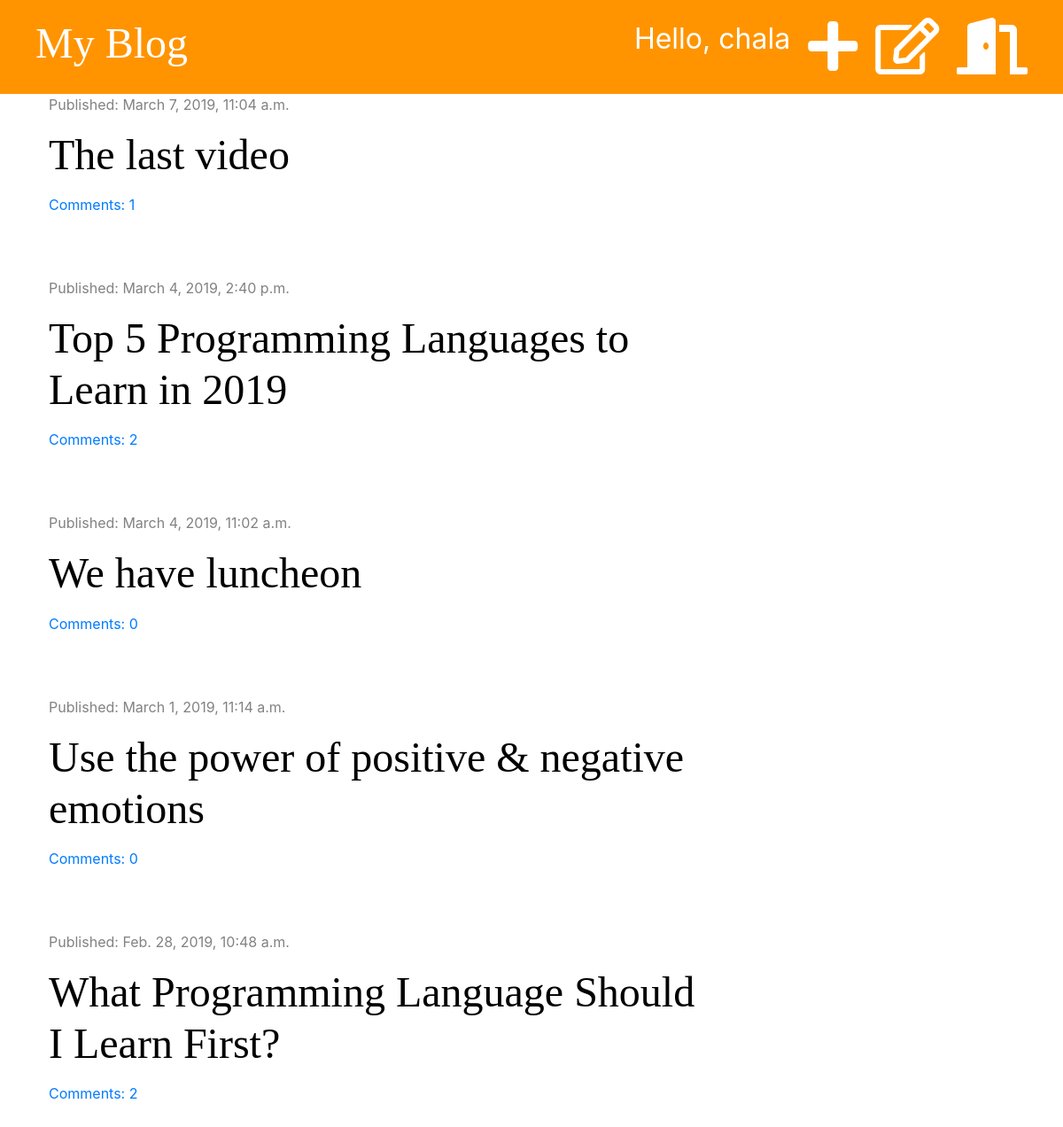
The app's page / (signed in) with its own data.
### blog/models.py (models this page shows, shortened)
class Post(models.Model):
    author = models.ForeignKey('auth.User', on_delete=models.CASCADE)
    title = models.CharField(max_length=200)
    text = models.TextField()
    created_date = models.DateTimeField(default=timezone.now)
    published_date = models.DateTimeField(blank=True, null=True)
    def approved_comments(self):
        return self.comments.filter(approved=True)

### blog/views.py (the view)
# urls.py: path('', views.post_list, name='post_list'),
def post_list(request):
    posts = Post.objects.filter(published_date__lte=timezone.now()).order_by('-published_date')
    stuff_for_frontend = {'posts': posts}
    return render(request, 'blog/post_list.html', stuff_for_frontend)

### blog/templatetags/markdownify.py (called while the page is built)
@register.filter
def markdown(value):
    renderer = HighlightRenderer()
    markdown = mistune.Markdown(renderer=renderer)
    return markdown(value)

### blog/templates/blog/post_list.html (shortened to what this page needs)
{% extends 'blog/base.html' %}
{% load markdownify %}
{% block content %}
    {% for post in posts %}
        <div class="post">
            <div class="date">
                <p>Published: {{ post.published_date }}</p>
            </div>
            <h1><a href="{% url 'post_detail' pk=post.pk %}">{{ post.title }}</a></h1>
            <a href="{% url 'post_detail' pk=post.pk %}">Comments: {{ post.approved_comments.count }}</a>
        </div>
    {% endfor %}
{% endblock %}

### blog/templates/blog/base.html (shortened to what this page needs)
{% load staticfiles %}
<!DOCTYPE html>
<html lang="en">
<head>
    <link rel="stylesheet" href="https://stackpath.bootstrapcdn.com/bootstrap/4.3.1/css/bootstrap.min.css">
    <link rel="stylesheet" href="{% static 'css/blog.css' %}">
    <link rel="stylesheet" href="https://use.fontawesome.com/releases/v5.7.2/css/all.css">
    <link rel="stylesheet" href="{% static 'css/zenburn.css' %}">
</head>
<body>
<div class="page-header">
    {% if user.is_authenticated %}
        <a href="{% url 'logout' %}" class="top-menu"><i class="fas fa-door-open fa-2x"></i></a>
        <a href="{% url 'post_draft_list' %}" class="top-menu"><i class="far fa-edit fa-2x"></i></a>
        <a href="{% url 'post_new' %}" class="top-menu"><i class="fas fa-plus fa-2x"></i></a>
        <p class="top-menu">Hello, {{ user.username }}</p>
    {% else %}
        <a href="{% url 'login' %}" class="top-menu"><i class="fas fa-sign-in-alt fa-2x"></i></a>
    {% endif %}
    <h1><a href="{% url 'post_list' %}">My Blog</a></h1>
</div>
<div class="content container">
    <div class="row">
        <div class="col-md-8">
            {% block content %}
            {% endblock %}
        </div>
    </div>
</div>
</body>
</html>

### blog/static/css/blog.css (style rules this page uses)
.page-header { background-color: #ff9400; margin-top: 0; padding: 20px 20px 20px 40px; }
.page-header h1, .page-header h1 a { color: #ffffff; font-size: 36pt; text-decoration: none; }
.content { margin-left: 40px; }
h1, h2, h3, h4 { font-family: 'Tangerine', 'Inconsolata', 'Droid Sans', serif; font-size: 48px; }
.date { color: #828282; }
.post { margin-bottom: 70px; }
.post h1 a { color: #000000; }
.top-menu, .top-menu:hover { color: #ffffff; float: right; font-size: 24pt; margin-right: 20px; }

### records on screen
Post: published_date "March 7, 2019, 11:04 a.m.", title "The last video", approved_comments.count "1"
Post: published_date "March 4, 2019, 2:40 p.m.", title "Top 5 Programming Languages to Learn in 2019", approved_comments.count "2"
Post: published_date "March 4, 2019, 11:02 a.m.", title "We have luncheon", approved_comments.count "0"
Post: published_date "March 1, 2019, 11:14 a.m.", title "Use the power of positive & negative emotions", approved_comments.count "0"
Post: published_date "Feb. 28, 2019, 10:48 a.m.", title "What Programming Language Should I Learn First?", approved_comments.count "2"

### other values on screen
{{ user.username }} "chala"
